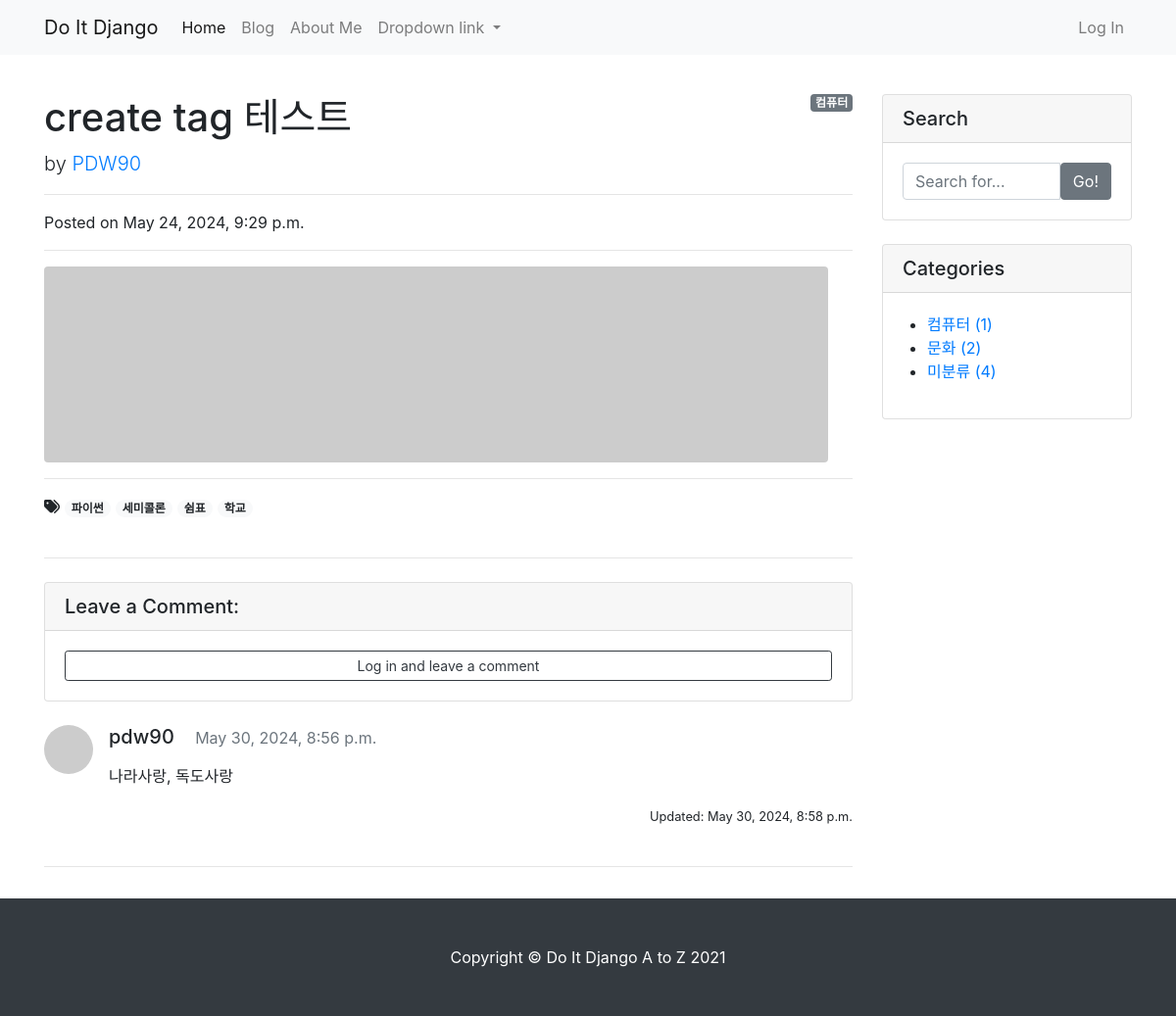
Page /blog/7/ on the committed database.
### blog/models.py (models this page shows, shortened)
class Post(models.Model):
    title = models.CharField(max_length=30)
    hook_text = models.CharField(max_length=100, blank=True)
    content = MarkdownxField()
    head_image = models.ImageField(upload_to='blog/images/%Y/%m/%d/', blank=True)
    file_upload = models.FileField(upload_to='blog/files/%Y/%m/%d/', blank=True)
    created_at = models.DateTimeField(auto_now_add=True)
    updated_at = models.DateTimeField(auto_now=True)
    author = models.ForeignKey(User, null=True, on_delete=models.SET_NULL)
    category = models.ForeignKey(Category, null=True, blank=True, on_delete=models.SET_NULL)
    tags = models.ManyToManyField(Tag, blank=True)
    def get_content_markdown(self):
        return markdown(self.content)

class Category(models.Model):
    name = models.CharField(max_length=50, unique=True)
    slug = models.SlugField(max_length=200, unique=True, allow_unicode=True)
    def __str__(self):
        return self.name
    def get_absolute_url(self):
        return f'/blog/category/{self.slug}/'
    class Meta:
        verbose_name_plural = 'Categories'

class Tag(models.Model):
    name = models.CharField(max_length=50)
    slug = models.SlugField(max_length=200, unique=True, allow_unicode=True)
    def __str__(self):
        return self.name
    def get_absolute_url(self):
        return f'/blog/tag/{self.slug}/'

class Comment(models.Model):
    post = models.ForeignKey(Post, on_delete=models.CASCADE)
    author = models.ForeignKey(User, on_delete=models.CASCADE)
    content = models.TextField()
    created_at = models.DateTimeField(auto_now_add=True)
    modified_at = models.DateTimeField(auto_now=True)

### blog/views.py (the view)
# urls.py: path('<int:pk>/', views.PostDetail.as_view()),
class PostDetail(DetailView):
    model = Post
    def get_context_data(self, **kwargs):
        context = super(PostDetail, self).get_context_data()
        context["categories"] = Category.objects.all()
        context["no_category_post_count"] = Post.objects.filter(category=None).count()
        context["comment_form"] = CommentForm
        return context

### blog/templates/blog/post_detail.html (shortened to what this page needs)
{% extends 'blog/base.html' %}
{% load crispy_forms_tags %}
{% block main_area %}
    <div id="post-area">
        {% if post.category %}
                    <span class="badge badge-secondary float-right">{{ post.category }}</span>
        {% else %}
            <span class="badge badge-secondary float-right">미분류</span>
        {% endif %}
    <h1 class="mt-4">{{ post.title }}</h1>
    <p class="lead">
      by
      <a href="#">{{ post.author | upper }}</a>
    </p>
    <hr>
    <p>Posted on {{ post.created_at }}</p>
    <hr>
    {% if post.head_image %}
        <img class="img-fluid rounded" src="{{ post.head_image.url }}" alt="{{ post.title }} head image">
    {% else %}
        <img class="img-fluid rounded" src="https://picsum.photos/seed/{{ post.id }}/800/200" alt="random image">
    {% endif %}
    <hr>
    {% if post.tags.exists %}
        <i class="fas fa-tags"></i>
        {% for tag in post.tags.all %}
            <a href="{{ tag.get_absolute_url }}">
                <span class="badge badge-pill badge-light">{{ tag }}</span></a>
        {% endfor %}
        <br/>
        <br/>
    {% endif %}
    <hr>
    </div>
    <div id="comment-area">
    <div class="card my-4">
      <h5 class="card-header">Leave a Comment:</h5>
      <div class="card-body">
        {% if user.is_authenticated %}
        <form id="comment-form" method="POST" action="{{ post.get_absolute_url }}new_comment/">
            {% csrf_token %}
            <div class="form-group">
                {{ comment_form | crispy }}
            </div>
            <button type="submit" class="btn btn-primary">Submit</button>
        </form>
        {% else %}
            <a role="button" class="btn btn-outline-dark btn-block btn-sm" href="#" data-toggle="modal"
               data-target="#loginModal">Log in and leave a comment</a>
        {% endif %}
      </div>
    </div>
    {% if post.comment_set.exists %}
        {% for comment in post.comment_set.iterator %}
        <div class="media mb-4" id="comment-{{ comment.pk }}">
          <img class="d-flex mr-3 rounded-circle" src="http://placehold.it/50x50" alt="">
          <div class="media-body">
              <h5 class="mt-0">{{ comment.author.username }} &nbsp;&nbsp;
              <small class="text-muted">{{ comment.created_at }}</small> </h5>
              <p>{{ comment.content | linebreaks }}</p>
              {% if comment.created_at != comment.modified_at %}
                <p class="text_muted float-right"><small>Updated: {{ comment.modified_at }}</small></p>
              {% endif %}
          </div>
        </div>
        {% endfor %}
    {% endif %}
  </div>
  <hr />
{% endblock %}

### blog/templates/blog/base.html (shortened to what this page needs)
<!DOCTYPE html>
<html>
{% load static %}
<head>
    <link rel="stylesheet" href="{% static 'blog/bootstrap/bootstrap.min.css' %}" media="screen">
</head>
<body>
{% include 'blog/navbar.html' %}
<div class="container my-3">
    <div class="row">
        <div class="col-md-8 col-lg-9" id="main-area">
            {% block main_area %}
            {% endblock %}
        </div>
        <div class="col-md-4 col-lg-3">
            <div class="card my-4">
                <h5 class="card-header">Search</h5>
                <div class="card-body">
                    <div class="input-group">
                        <input type="text" class="form-control" placeholder="Search for...">
                        <span class="input-group-btn">
                                <button class="btn btn-secondary" type="button">Go!</button>
                            </span>
                    </div>
                </div>
            </div>
            <div class="card my-4" id="categories-card">
                <h5 class="card-header">Categories</h5>
                <div class="card-body">
                    <div class="row">
                        <ul>
                            {% for category in categories %}
                                <li>
                                    <a href="{{ category.get_absolute_url }}">{{ category }} ({{ category.post_set.count }})</a>
                                </li>
                            {% endfor %}
                            <li>
                                <a href="/blog/category/no_category/">미분류 ({{ no_category_post_count }})</a>
                            </li>
                        </ul>
                    </div>
                </div>
            </div>
        </div>
    </div>
</div>
{% include 'blog/footer.html' %}
</body>
</html>

### rows in the picture
Post: category "컴퓨터", title "create tag 테스트", author "PDW90", created_at "May 24, 2024, 9:29 p.m."
Tag: name "파이썬"
Tag: name "세미콜론"
Tag: name "쉼표"
Tag: name "학교"
Comment: author.username "pdw90", created_at "May 30, 2024, 8:56 p.m.", content "나라사랑, 독도사랑", modified_at "May 30, 2024, 8:58 p.m."
Category: name "컴퓨터", post_set.count "1"
Category: name "문화", post_set.count "2"

### other values in the picture
{{ no_category_post_count }} "4"
